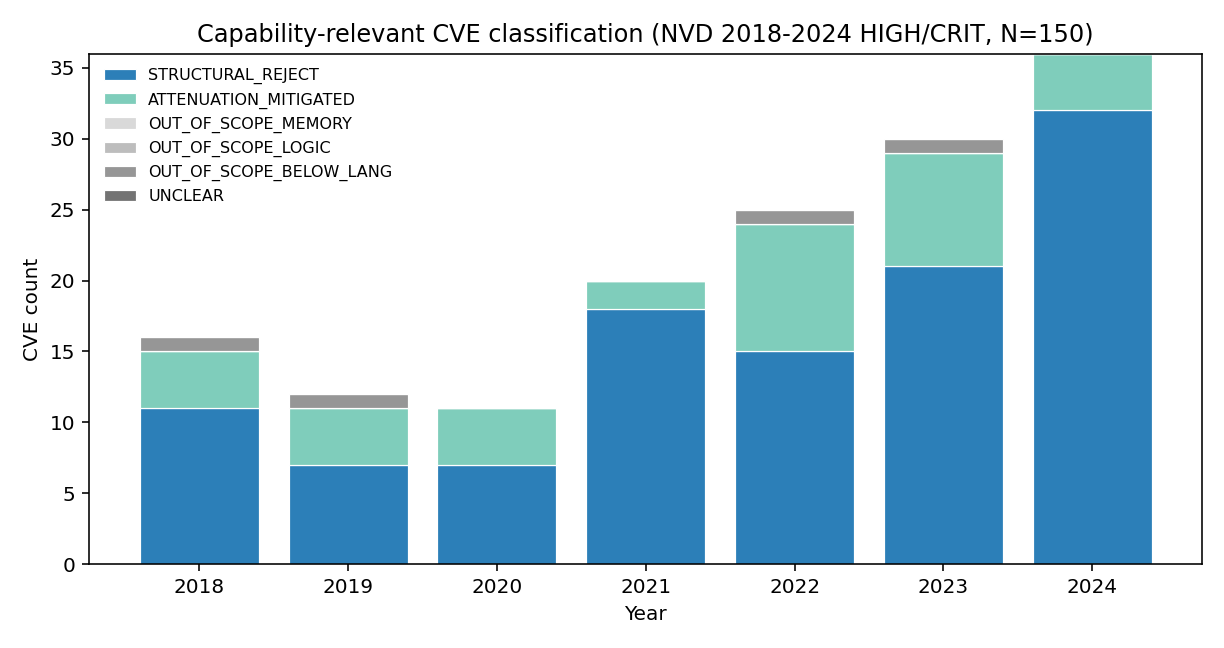

Generate this figure with Python:
"""Aggregate decisions.csv into the headline tables + figure that
feed paper §5.1.

Reads ``decisions.csv`` (output of ``classify.py``, optionally
refined by a manual review pass that fills the ``reviewer_note``
column and adjusts ``bucket``), then emits:

- ``summary.csv``: one row per (year, bucket) with a count column.
  Convenient for the LaTeX table generator.
- ``summary.png``: stacked-bar chart of bucket counts per year.
  Only written if matplotlib is importable; otherwise the script
  prints a notice and the CSV is still produced.
- ``summary.md``: a Markdown table mirroring summary.csv +
  overall totals + bucket descriptions. The paper draft can
  ``include`` this fragment, or copy-paste the numbers.

Usage:
    python -m evaluation.cve.summary
"""

from __future__ import annotations

import argparse
import csv
import sys
from collections import defaultdict
from dataclasses import dataclass
from pathlib import Path

DECISIONS_PATH = Path(__file__).parent / "decisions.csv"
SUMMARY_CSV = Path(__file__).parent / "summary.csv"
SUMMARY_PNG = Path(__file__).parent / "summary.png"
SUMMARY_MD = Path(__file__).parent / "summary.md"

BUCKET_ORDER = [
    "STRUCTURAL_REJECT",
    "ATTENUATION_MITIGATED",
    "OUT_OF_SCOPE_MEMORY",
    "OUT_OF_SCOPE_LOGIC",
    "OUT_OF_SCOPE_BELOW_LANG",
    "UNCLEAR",
]

BUCKET_DESCRIPTION = {
    "STRUCTURAL_REJECT": (
        "Exploit requires a capability the legitimate function "
        "would not have declared; Capa rejects the call shape "
        "before the exploit runs."
    ),
    "ATTENUATION_MITIGATED": (
        "Capability is legitimately needed; attenuation "
        "(Fs.restrict_to / Net.restrict_to) reduces blast radius."
    ),
    "OUT_OF_SCOPE_MEMORY": (
        "Memory-safety / UB bug in unsafe code or C dependency; "
        "Capa's capability layer has no opinion."
    ),
    "OUT_OF_SCOPE_LOGIC": (
        "Application-layer logic / auth flaw; capabilities do "
        "not help."
    ),
    "OUT_OF_SCOPE_BELOW_LANG": (
        "Bug below the language layer (kernel, linker, firmware, "
        "build tooling)."
    ),
    "UNCLEAR": (
        "Not enough signal in the NVD entry alone; reviewer "
        "could not decide."
    ),
}


@dataclass
class Aggregate:
    """One row of summary.csv."""

    year: int
    bucket: str
    count: int


def _load_decisions() -> list[dict]:
    if not DECISIONS_PATH.exists():
        print(
            f"[summary] {DECISIONS_PATH} not found; run "
            f"`python -m evaluation.cve.classify` first.",
            file=sys.stderr,
        )
        sys.exit(2)
    with DECISIONS_PATH.open(encoding="utf-8") as f:
        return list(csv.DictReader(f))


def _aggregate(rows: list[dict]) -> tuple[list[Aggregate], dict[str, int]]:
    """Aggregate per (year, bucket); also return overall totals
    by bucket for the headline %s."""
    per_yb: dict[tuple[int, str], int] = defaultdict(int)
    per_b: dict[str, int] = defaultdict(int)
    for r in rows:
        year = int(r["year"])
        bucket = r["bucket"]
        per_yb[(year, bucket)] += 1
        per_b[bucket] += 1
    aggs = [
        Aggregate(year=year, bucket=bucket, count=count)
        for (year, bucket), count in sorted(per_yb.items())
    ]
    return aggs, dict(per_b)


def _write_csv(aggs: list[Aggregate]) -> None:
    with SUMMARY_CSV.open("w", encoding="utf-8", newline="") as f:
        w = csv.writer(f)
        w.writerow(["year", "bucket", "count"])
        for a in aggs:
            w.writerow([a.year, a.bucket, a.count])


def _write_md(aggs: list[Aggregate], totals: dict[str, int], n: int) -> None:
    lines: list[str] = []
    lines.append(
        "# CVE classification summary "
        f"(N={n}, NVD 2018-2024 HIGH/CRIT slice)"
    )
    lines.append("")
    lines.append(
        "Generated by `python -m evaluation.cve.summary` from "
        "`decisions.csv`. Re-run after any manual reviewer edits."
    )
    lines.append("")
    lines.append("## Bucket totals")
    lines.append("")
    lines.append("| Bucket | Count | % of N | Description |")
    lines.append("|---|---:|---:|---|")
    for bucket in BUCKET_ORDER:
        count = totals.get(bucket, 0)
        pct = (count / n * 100.0) if n else 0.0
        desc = BUCKET_DESCRIPTION[bucket]
        lines.append(f"| {bucket} | {count} | {pct:.1f}% | {desc} |")
    lines.append("")
    cap_helped = (
        totals.get("STRUCTURAL_REJECT", 0)
        + totals.get("ATTENUATION_MITIGATED", 0)
    )
    cap_pct = (cap_helped / n * 100.0) if n else 0.0
    lines.append(
        f"**Headline: {cap_helped}/{n} ({cap_pct:.1f}%) of capability-"
        f"relevant CVEs in the slice fall in buckets Capa's discipline "
        f"would meaningfully address (STRUCTURAL_REJECT + "
        f"ATTENUATION_MITIGATED).**"
    )
    lines.append("")
    lines.append("## Per-year breakdown")
    lines.append("")
    lines.append(
        "| Year | "
        + " | ".join(BUCKET_ORDER)
        + " | Total |"
    )
    lines.append(
        "|---|"
        + "|".join("---:" for _ in BUCKET_ORDER)
        + "|---:|"
    )
    years = sorted({a.year for a in aggs})
    for year in years:
        row = [str(year)]
        total = 0
        for bucket in BUCKET_ORDER:
            count = sum(
                a.count for a in aggs
                if a.year == year and a.bucket == bucket
            )
            row.append(str(count))
            total += count
        row.append(str(total))
        lines.append("| " + " | ".join(row) + " |")
    SUMMARY_MD.write_text("\n".join(lines) + "\n", encoding="utf-8")


def _write_png(aggs: list[Aggregate]) -> bool:
    try:
        import matplotlib
        matplotlib.use("Agg")  # headless rendering, no display required
        import matplotlib.pyplot as plt
    except ImportError:
        print(
            "[summary] matplotlib unavailable; skipping PNG. Install "
            "with `pip install -e .[eval]` to enable.",
            file=sys.stderr,
        )
        return False

    years = sorted({a.year for a in aggs})
    bottom = [0] * len(years)
    colors = {
        "STRUCTURAL_REJECT": "#2c7fb8",
        "ATTENUATION_MITIGATED": "#7fcdbb",
        "OUT_OF_SCOPE_MEMORY": "#d9d9d9",
        "OUT_OF_SCOPE_LOGIC": "#bdbdbd",
        "OUT_OF_SCOPE_BELOW_LANG": "#969696",
        "UNCLEAR": "#737373",
    }
    fig, ax = plt.subplots(figsize=(8.5, 4.5))
    for bucket in BUCKET_ORDER:
        counts = [
            sum(a.count for a in aggs if a.year == y and a.bucket == bucket)
            for y in years
        ]
        ax.bar(
            years, counts,
            label=bucket, bottom=bottom, color=colors[bucket],
            edgecolor="white", linewidth=0.6,
        )
        bottom = [b + c for b, c in zip(bottom, counts)]

    ax.set_xlabel("Year")
    ax.set_ylabel("CVE count")
    ax.set_title(
        f"Capability-relevant CVE classification "
        f"(NVD 2018-2024 HIGH/CRIT, N={sum(a.count for a in aggs)})"
    )
    ax.legend(loc="upper left", fontsize=8, frameon=False)
    ax.set_xticks(years)
    fig.tight_layout()
    fig.savefig(SUMMARY_PNG, dpi=144)
    plt.close(fig)
    return True


def main(argv: list[str] | None = None) -> int:
    p = argparse.ArgumentParser(description="Summarise decisions.csv")
    p.parse_args(argv)

    rows = _load_decisions()
    aggs, totals = _aggregate(rows)
    n = sum(totals.values())

    _write_csv(aggs)
    _write_md(aggs, totals, n)
    png_written = _write_png(aggs)

    print(f"[summary] wrote {SUMMARY_CSV}")
    print(f"[summary] wrote {SUMMARY_MD}")
    if png_written:
        print(f"[summary] wrote {SUMMARY_PNG}")

    cap_helped = (
        totals.get("STRUCTURAL_REJECT", 0)
        + totals.get("ATTENUATION_MITIGATED", 0)
    )
    cap_pct = (cap_helped / n * 100.0) if n else 0.0
    print()
    print(f"[summary] headline: {cap_helped}/{n} ({cap_pct:.1f}%) Capa-relevant")
    for bucket in BUCKET_ORDER:
        count = totals.get(bucket, 0)
        pct = (count / n * 100.0) if n else 0.0
        print(f"  {bucket}: {count}  ({pct:.1f}%)")
    return 0


if __name__ == "__main__":
    sys.exit(main())
